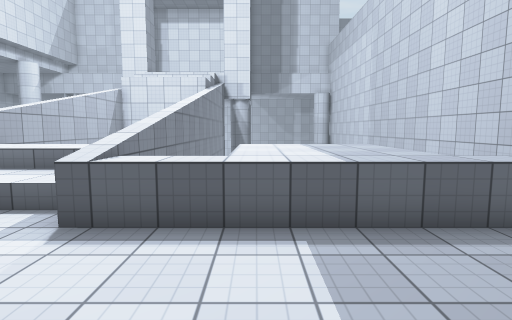
view 1 (above)

16 first-person views from a walk through a Unity game level. The camera is 1.5 m above the floor, tilts 6° down and sees 80° across. The floor is counted in squares, 1 m on a side. Each view is taken from the middle of a square. On the plan, view 1 faces up. The plan holds only what a view shows up to about 15 squares ahead; the rest is blank. The place goes on beyond the plan. The player is left out. Surface patterns are stand-ins for the level's own textures.

view 2
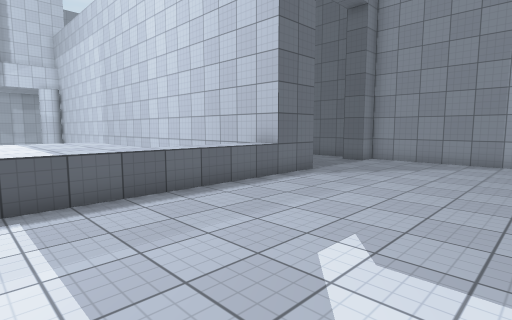

view 3
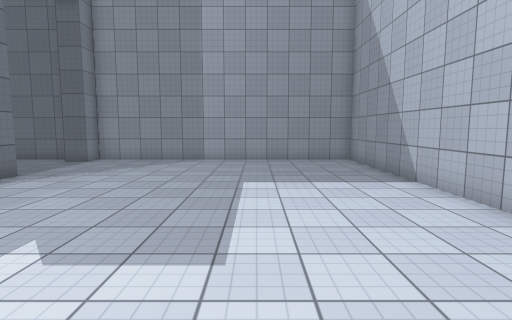

view 4
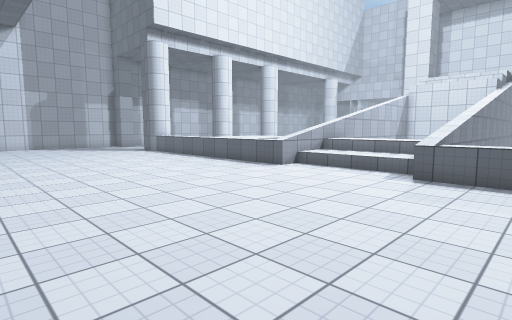

view 5
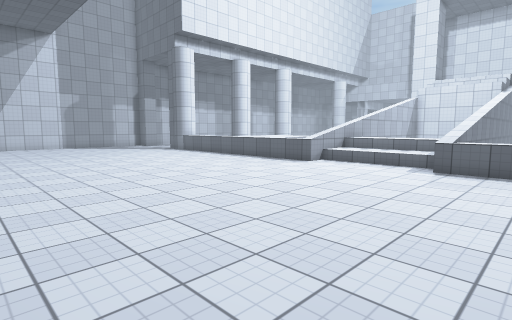

view 6
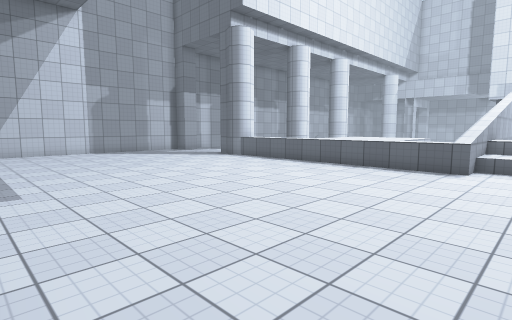

view 7
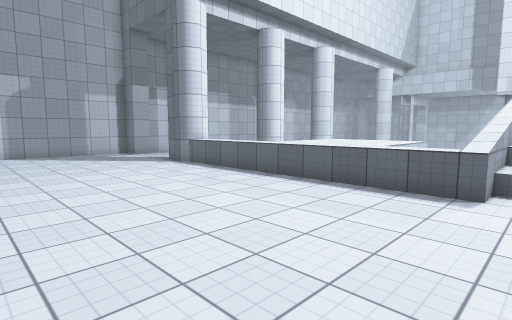

view 8
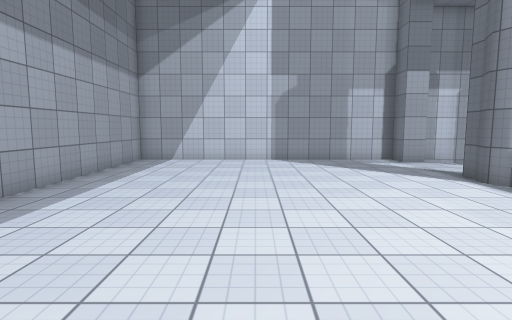

view 9
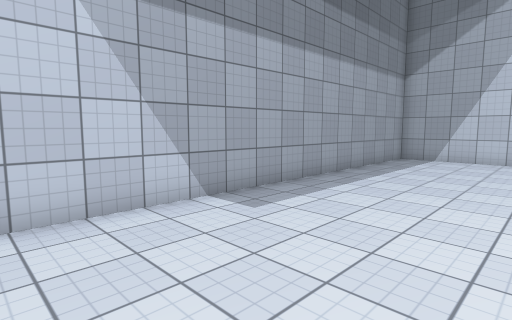

view 10
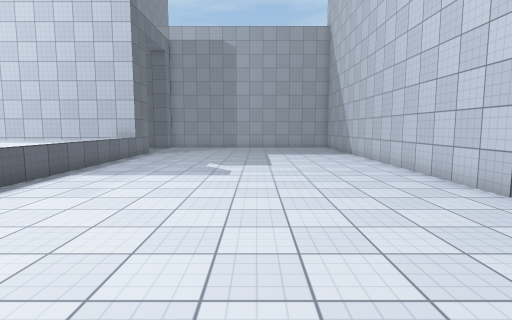

view 11
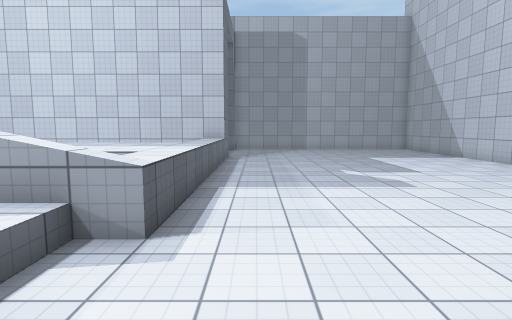

view 12
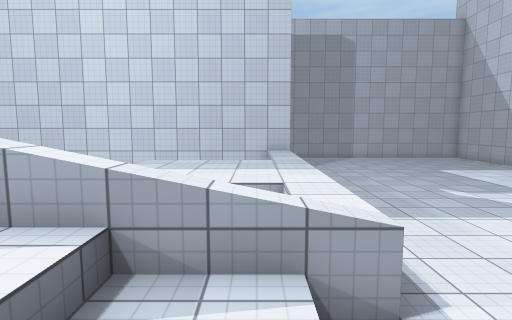

view 13
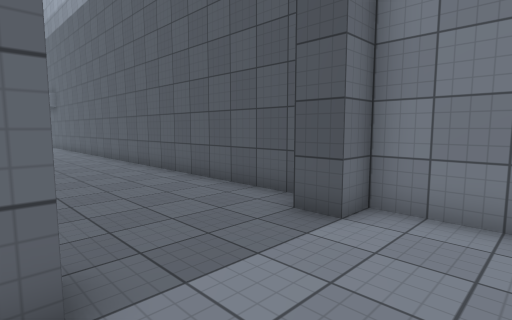

view 14
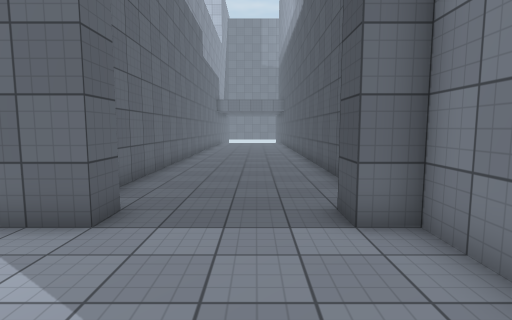

view 15
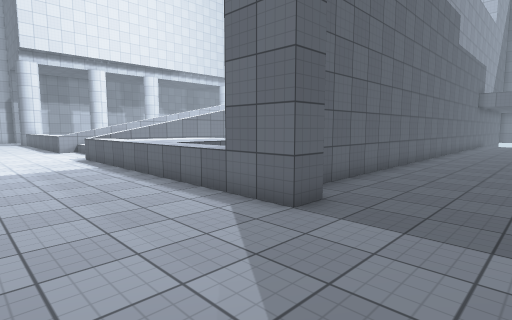

view 16
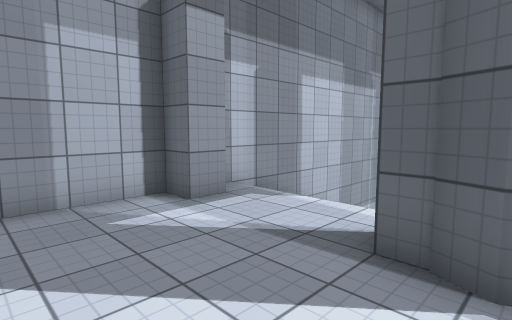

### Floor plan
Key: @ floor where view 1 was taken; # wall or solid block; . main floor; : floor 0.5 m higher than the main floor; + floor 1 m higher than the main floor; - floor 5 m lower than the main floor; / step, stairs or slope; = window, fence, low wall or low ledge; ^ raised ledge; v drop or lower ground.
Columns run from 26 left of view 1 to 15 right of it. Each row starts with its distance up from view 1.
 15 #                      #         v#......#
 14 #                      #         v#......#
 13 #                      #         v#......#
 12 #                      ^         v#......#
 11 #/                     ^         v#......#
 10 #/                #    ^         v#......#
  9 #/                =+++ ^  ^^^^   v#......#
  8 #/                #++++^  ^^^^   v#......#
  7 #/                =::::^  ^^^^   v#......#
  6 #.....            =::::^  ^^^^   v#......#
  5 ##....##       ---=....^^^^^^^^^^^##....##
  4 #........................................#
  3 #........................................#
  2 #........................................#
  1 #........................................#
  0 #.........................@..............#
 -1 #........................................#
 -2 #........................................#
 -3 #........................................#
 -4 #........................................#
 -5 #........................................#
 -6 #........................................#
 -7 #.................  .....................#
 -8 #################      v##################

Positions as (right, up) in squares from view 1, and headings:
1: (0, 0), facing up
2: (0, -2), facing up-right
3: (0, -3), facing right
4: (0, -5), facing up-left
5: (0, -7), facing up-left
6: (-6, -7), facing up-left
7: (-7, -3), facing up-left
8: (-11, -2), facing left
9: (-10, -2), facing down-left
10: (-9, -2), facing right
11: (-7, 3), facing right
12: (-6, 6), facing right
13: (9, 2), facing up-right
14: (12, 0), facing up
15: (13, 0), facing up-left
16: (-19, 1), facing up-left
